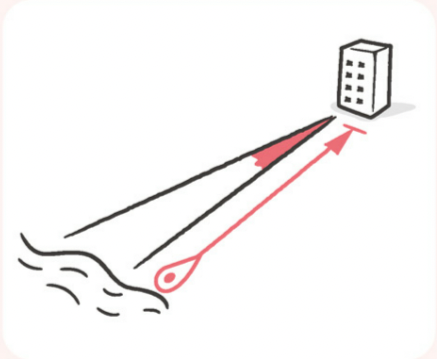
#> input picture images/eijukugo_zukan/U01/Q01.png, 437 x 359 px, found by its file name
$ python apply_q1_q4_real_images.py
#> lines starting #> are read from the running program, lines starting #| are printed output that depends on the picture
#!/usr/bin/env python3
from pathlib import Path
from PIL import Image, ImageOps

BASE = Path('/Users/eight/Documents/MAYO/AUDIO 01/001_assets')
INCOMING = BASE / 'incoming_q1_q4'
OUT = BASE / 'question_images'

# expected names in incoming_q1_q4
CANDIDATES = {
    1: ['Q1.png', 'q1.png', 'Q01.png', 'q01.png', '1.png'],
    2: ['Q2.png', 'q2.png', 'Q02.png', 'q02.png', '2.png'],
    3: ['Q3.png', 'q3.png', 'Q03.png', 'q03.png', '3.png'],
    4: ['Q4.png', 'q4.png', 'Q04.png', 'q04.png', '4.png'],
}


def find_src(idx: int):
#> called with idx = 1
    for name in CANDIDATES[idx]:
        p = INCOMING / name
        if p.exists():
            return p
    return None


def fit_square(src: Path, dst: Path, size=768):
#> called with size = 768
    img = Image.open(src).convert('RGB')
    canvas = Image.new('RGB', (size, size), '#f6efef')
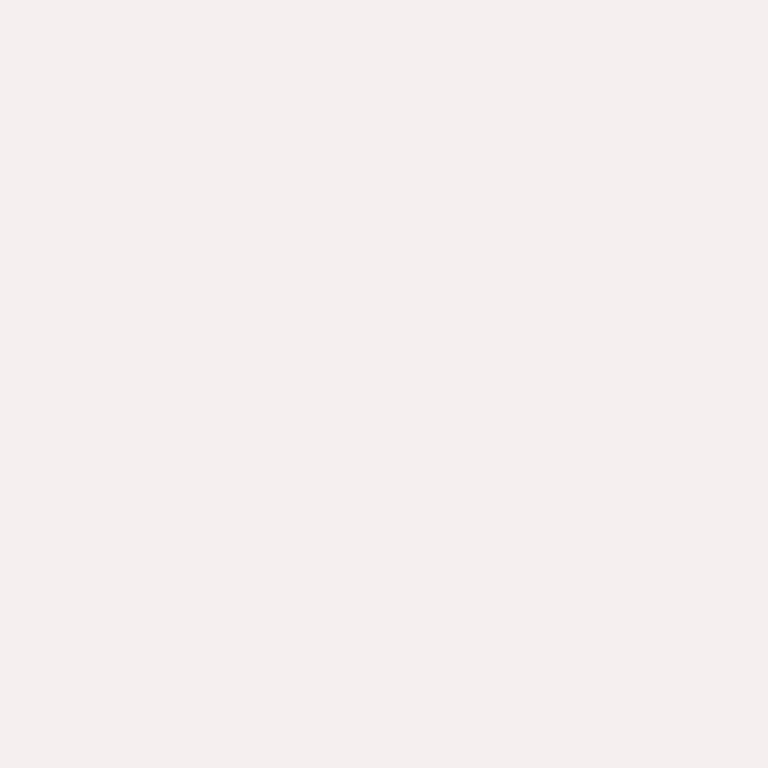
#> canvas: PIL image 768x768 RGB; mean R, G, B 246, 239, 239

    # fit inside with a bit of margin
    target = size - 24
    fitted = ImageOps.contain(img, (target, target), Image.Resampling.LANCZOS)
    x = (size - fitted.width) // 2
#> x = 12
    y = (size - fitted.height) // 2
#> y = 78
    canvas.paste(fitted, (x, y))
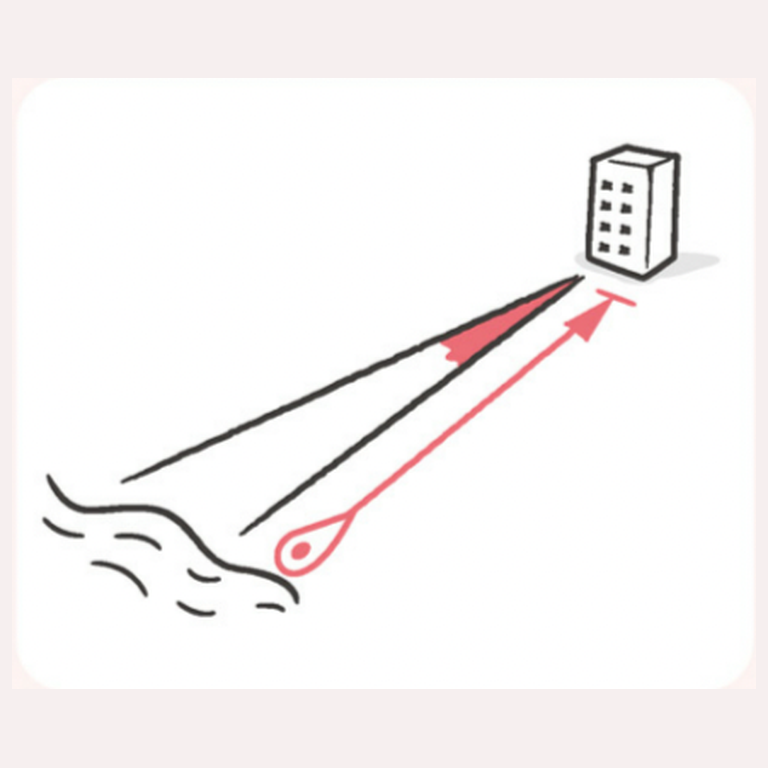
#> canvas: PIL image 768x768 RGB; mean R, G, B 247.6, 244.5, 244.4
    canvas.save(dst)


def main():
    OUT.mkdir(parents=True, exist_ok=True)
    missing = []
    applied = []

    for idx in range(1, 5):
        src = find_src(idx)
        if not src:
            missing.append(idx)
            continue
        dst = OUT / f'Q{idx:02d}.png'
        fit_square(src, dst)
        applied.append((idx, src.name, dst.name))
#> pass 2 of the loop in main, `for idx in range(1, 5):`:
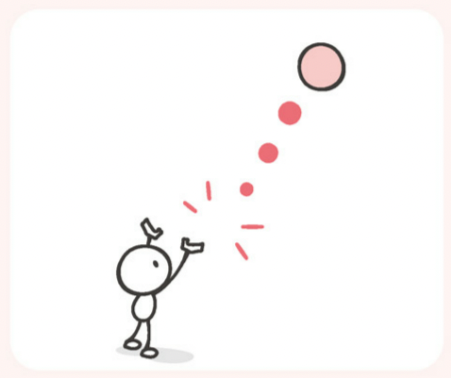
#> input picture images/eijukugo_zukan/U02/Q02.png, 451 x 378 px, found by its file name
#> in fit_square, img is the input picture: PIL image 451x378 RGB; mean R, G, B 251.4, 249.4, 249.1
#> fitted: PIL image 744x624 RGB
#> in fit_square (call 2), `canvas.paste(fitted, (x, y))`:
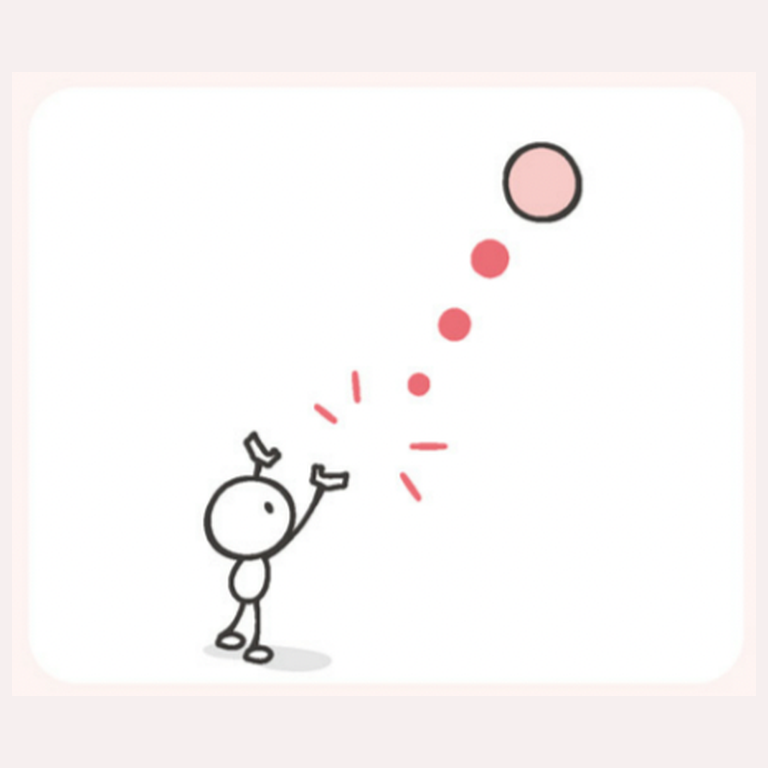
#> canvas: PIL image 768x768 RGB; mean R, G, B 250.2, 247.1, 246.9
#> pass 3 of the loop in main, `for idx in range(1, 5):`:
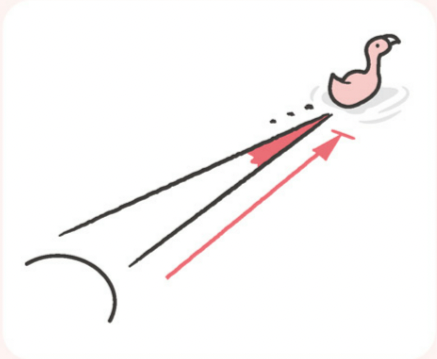
#> input picture images/eijukugo_zukan/U01/Q03.png, 437 x 359 px, found by its file name
#> img: PIL image 437x359 RGB
#> fitted: PIL image 744x611 RGB
#> in fit_square (call 3), `canvas.paste(fitted, (x, y))`:
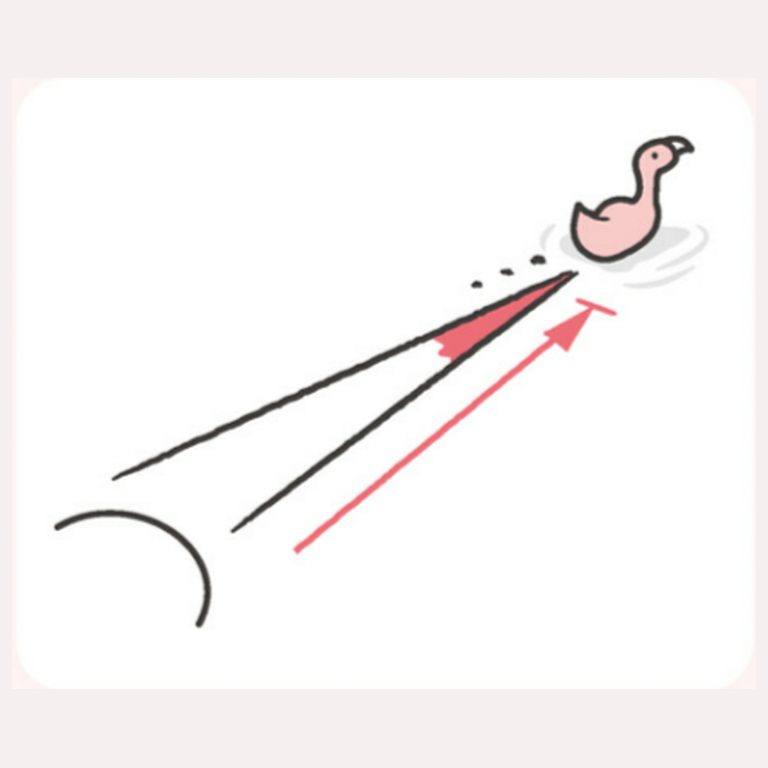
#> canvas: PIL image 768x768 RGB; mean R, G, B 248.5, 245.4, 245.3
#> the loop made 4 passes; the first 3 are shown

    if applied:
        print('Applied:')
        for idx, s, d in applied:
            print(f'  Q{idx}: {s} -> {d}')

    if missing:
        print('Missing image for:', ', '.join(f'Q{m}' for m in missing))
        raise SystemExit(1)

    print('Done: Q01-Q04 updated.')


if __name__ == '__main__':
    main()
